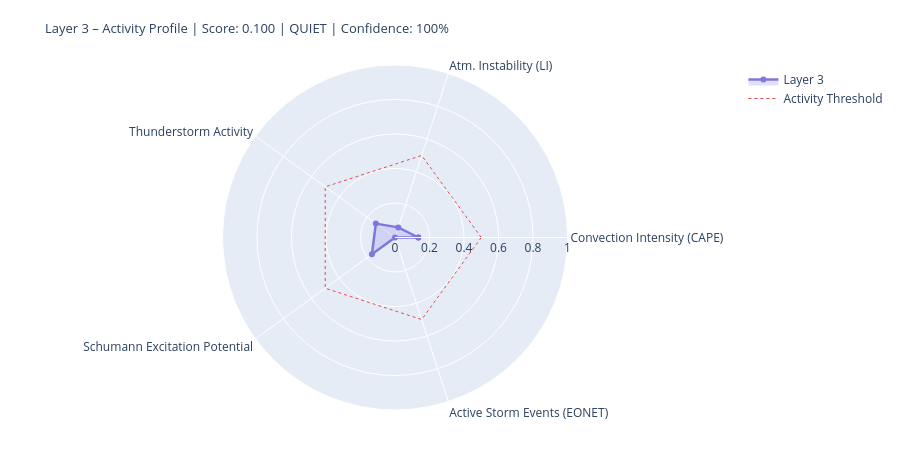

Notebook code for this chart:
### Markdown cell above
---
## 4. State Assessment & Handoff to Layer 4/5

### Code cell
# ============================================================
# LAYER-3-SCORE
# Five dynamic components
# ============================================================

def norm(v, lo, hi):
    if v is None or (isinstance(v, float) and math.isnan(v)): return None
    return round(max(0.0, min(1.0, (v - lo) / (hi - lo))), 4)

# --- 1) Convection intensity (global CAPE mean) ---
cape_mean = df_atm['cape'].dropna().mean() if not df_atm.empty else None
conv_score = norm(cape_mean, 0, 3000)
conv_src   = 'primary' if cape_mean is not None else 'missing'

# --- 2) Atmospheric instability (LI mean) ---
li_mean   = df_atm['li'].dropna().mean() if not df_atm.empty else None
# Negative LI = unstable → higher score
instab_score = norm(-li_mean if li_mean is not None else None, -6, 6)
instab_src   = 'primary' if li_mean is not None else 'missing'

# --- 3) Thunderstorm activity (mean thunder score + WMO count) ---
thunder_mean = df_atm['thunder_score'].mean() if not df_atm.empty else None
n_thunder    = int(df_atm['thunderstorm'].sum()) if not df_atm.empty else 0
thunder_score_val = norm(
    (thunder_mean or 0) * 0.7 + n_thunder * 0.1, 0, 1.0
) if thunder_mean is not None else None
thunder_src = 'primary'

# --- 4) Schumann excitation potential (weighted Schumann contribution) ---
schumann_pot = df_atm['schumann_contribution'].mean() if not df_atm.empty else None
# Boosted by Layer-2 thunderstorm trigger
if schumann_pot is not None and l2_thunder:
    schumann_pot = min(1.0, schumann_pot * 1.2)
schumann_score = norm(schumann_pot, 0, 1.0) if schumann_pot is not None else None
schumann_src   = 'derived'

# --- 5) Storm activity (NASA EONET) ---
# Distinction: None = data not loaded, 0.0 = loaded but no events
storm_score = None
storm_src   = 'missing'
if raw.get('storms') is not None:          # API reached successfully
    storm_score = norm(len(storm_events), 0, 30) if storm_events else 0.0
    storm_src   = 'primary'

# X-Ray and Kp: context only, not in dynamic score
# (X-Ray = Layer-0/4 driver; Kp = geomagnetic index, not a lightning proxy)
xray_context = None
if raw.get('xray'):
    df_xc = pd.DataFrame(raw['xray'])
    fc = next((c for c in df_xc.columns
               if any(k in c.lower() for k in ['flux','long']) and 'time' not in c.lower()),
              df_xc.columns[1])
    df_xc[fc] = pd.to_numeric(df_xc[fc], errors='coerce')
    xray_last = df_xc[fc].dropna().iloc[-1] if not df_xc[fc].dropna().empty else None
    if xray_last:
        xray_class = ('X' if xray_last>=1e-4 else 'M' if xray_last>=1e-5
                      else 'C' if xray_last>=1e-6 else 'B')
        xray_context = {'flux': float(xray_last), 'class': xray_class}
        print(f'X-Ray context: {xray_class}-class ({xray_last:.2e} W/m²)')

# --- Aggregate ---
COMPONENTS = {
    'Convection Intensity (CAPE)':  {'score': conv_score,       'source': conv_src,    'dynamic': True},
    'Atm. Instability (LI)':         {'score': instab_score,     'source': instab_src,  'dynamic': True},
    'Thunderstorm Activity':              {'score': thunder_score_val, 'source': thunder_src, 'dynamic': True},
    'Schumann Excitation Potential':   {'score': schumann_score,   'source': schumann_src,'dynamic': True},
    'Active Storm Events (EONET)': {'score': storm_score,      'source': storm_src,   'dynamic': True},
}

available   = {k: v['score'] for k, v in COMPONENTS.items() if v['score'] is not None}
unavailable = [k for k, v in COMPONENTS.items() if v['score'] is None]
layer3_score = round(sum(available.values()) / len(available), 4) if available else None
confidence   = round(len(available) / len(COMPONENTS), 2)
level = ('unknown' if layer3_score is None
         else 'quiet'   if layer3_score < 0.3
         else 'moderate' if layer3_score < 0.6
         else 'active')
dominant_l3 = max(available, key=available.get) if available else 'none'

# --- Ausgabe ---
W = 68
print('=' * W)
print('LAYER 3 – ATMOSPHERE / WEATHER / THUNDERSTORMS – STATE ASSESSMENT')
print('=' * W)
for name, comp in COMPONENTS.items():
    s = comp['score']
    if s is not None:
        bar = '█' * int(s * 20) + '░' * (20 - int(s * 20))
        print(f'  {name:<36} {bar}  {s:.3f}  [{comp["source"]}]')
    else:
        print(f'  {name:<36} {"─" * 20}  n/a   [missing]')
print('-' * W)
print(f'  Score:        {layer3_score:.3f}  ({len(available)}/{len(COMPONENTS)} components)')
print(f'  Confidence:   {confidence:.0%}')
print(f'  Level:        {level.upper()}')
print(f'  Dominant:     {dominant_l3}')
print(f'  CAPE mean:    {cape_mean:.0f} J/kg' if cape_mean else '  CAPE mean:    n/a')
print(f'  LI mean:      {li_mean:.1f} K' if li_mean is not None else '  LI mean:      n/a')
print(f'  Thunderstorms:{n_thunder} points (WMO)  +  {len(storm_events)} NASA EONET')
print('=' * W)

# Radar
cats   = list(available.keys())
vals_r = list(available.values())
if len(cats) >= 3:
    fig = go.Figure()
    fig.add_trace(go.Scatterpolar(
        r=vals_r + [vals_r[0]], theta=cats + [cats[0]],
        fill='toself', fillcolor='rgba(127,119,221,0.22)',
        line=dict(color='#7F77DD', width=2.5), name='Layer 3'
    ))
    fig.add_trace(go.Scatterpolar(
        r=[0.5] * (len(cats)+1), theta=cats + [cats[0]],
        line=dict(color='#E24B4A', dash='dot', width=1),
        mode='lines', name='Activity Threshold'
    ))
    fig.update_layout(
        title=dict(
            text=f'Layer 3 – Activity Profile | Score: {layer3_score:.3f} | {level.upper()} | Confidence: {confidence:.0%}',
            font=dict(size=13)
        ),
        polar=dict(radialaxis=dict(visible=True, range=[0, 1])),
        height=450, showlegend=True,
        margin=dict(l=60, r=60, t=65, b=40)
    )
    fig.show()

### Figure 1 — Plotly figure (JSON) as saved in the notebook; plotly's stock layout.template omitted (floating-point values rounded to 4 significant figures)
{"data": [{"fill": "toself", "fillcolor": "rgba(127,119,221,0.22)", "line": {"color": "#7F77DD", "width": 2.5}, "name": "Layer 3", "r": [0.1353, 0.0617, 0.1373, 0.1656, 0.0, 0.1353], "theta": ["Convection Intensity (CAPE)", "Atm. Instability (LI)", "Thunderstorm Activity", "Schumann Excitation Potential", "Active Storm Events (EONET)", "Convection Intensity (CAPE)"], "type": "scatterpolar"}, {"line": {"color": "#E24B4A", "dash": "dot", "width": 1}, "mode": "lines", "name": "Activity Threshold", "r": [0.5, 0.5, 0.5, 0.5, 0.5, 0.5], "theta": ["Convection Intensity (CAPE)", "Atm. Instability (LI)", "Thunderstorm Activity", "Schumann Excitation Potential", "Active Storm Events (EONET)", "Convection Intensity (CAPE)"], "type": "scatterpolar"}], "layout": {"height": 450, "margin": {"b": 40, "l": 60, "r": 60, "t": 65}, "polar": {"radialaxis": {"range": [0, 1], "visible": true}}, "showlegend": true, "title": {"font": {"size": 13}, "text": "Layer 3 – Activity Profile | Score: 0.100 | QUIET | Confidence: 100%"}}}
